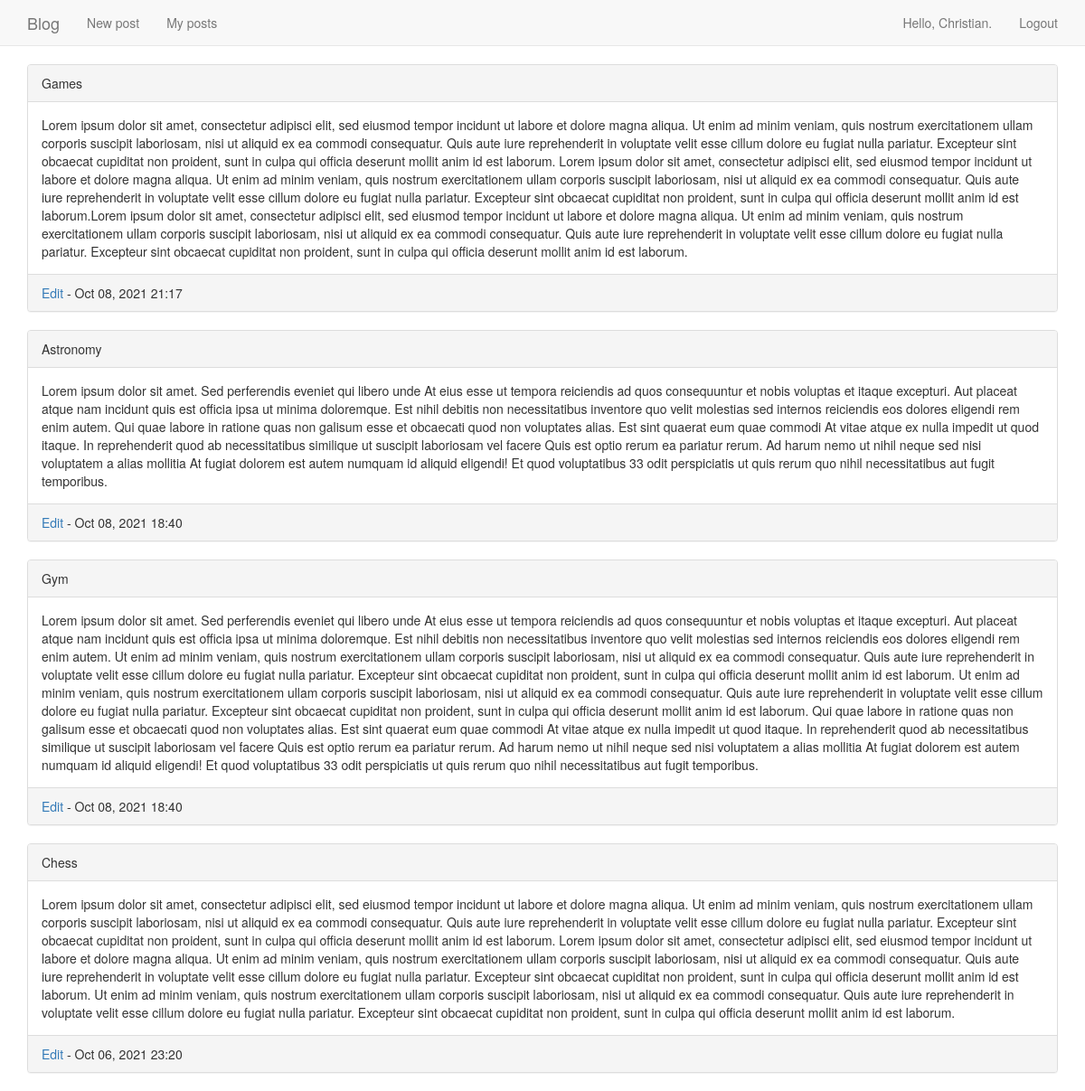
/edit_posts/ (signed in), run on the app's committed database.
### blog_added/models.py (models this page shows, shortened)
class BlogPost(models.Model):
    title = models.CharField(max_length=250)
    text = models.TextField()
    date_added = models.DateTimeField(auto_now_add=True)
    owner = models.ForeignKey(User, on_delete=CASCADE)
    class Meta:
        verbose_name_plural = 'Blog posts'

### blog_added/views.py (the view)
# urls.py: path('edit_posts/', views.edit_posts, name='edit_posts'),
@login_required
def edit_posts(request):
    posts = BlogPost.objects.filter(owner=request.user).order_by('-date_added')
    context = {'posts': posts, 'page_name': 'my posts'}
    return render(request, 'blog_added/edit_posts.html', context)

### templates/blog_added/edit_posts.html
{% extends 'base.html' %}
{% block content %}
{% if posts %}
    {% for post in posts %}
        <div class="panel panel-default">
            <div class="panel-heading">
                {{ post.title }}
            </div>
            <div class="panel-body">
                {{ post.text }}
            </div>
            <div class="panel-footer">
                <a href="{% url 'edit_post' post.id %}">Edit</a> - {{ post.date_added|date:'M d, Y H:i' }}
            </div>
        </div>
    {% endfor %}
{% else %}
    <p>You don't have any post yet! <a href="{% url 'new_post' %}">Create a new post.</a></p>
{% endif %}
{% endblock content %}

### templates/base.html (shortened to what this page needs)
{% load bootstrap3 %}
<!DOCTYPE html>
<html lang="en">
    <head>
        <link href="https://maxcdn.bootstrapcdn.com/bootstrap/3.3.7/css/bootstrap.min.css" rel="stylesheet">
        {% bootstrap_css %}
    </head>
    <body>
        <header>
            <nav class="navbar navbar-default navbar-static-top">
                <div class="container">
                    <div class="navbar-header">
                        <a class="navbar-brand" href="{% url 'index'%}">
                        Blog</a>
                    </div>
                    {% if user.is_authenticated %}
                    <div id="navbar" class="navbar-collapse collapse">
                        <ul class="nav navbar-nav">
                            <li><a href="{% url 'new_post' %}">New post</a></li>
                        </ul>
                        <ul class="nav navbar-nav">
                            <li><a href="{% url 'edit_posts' %}">My posts</a></li>
                        </ul>
                    {% endif %}
                        <ul class="nav navbar-nav navbar-right">
                            {% if user.is_authenticated %}
                                <li><a href="{% url 'edit_posts' %}">Hello, {{ user.username }}.</a></li>
                                <li><a href="{% url 'logout' %}">Logout</a></li>
                            {% else %}
                                <li><a href="{% url 'register' %}">Register</a></li>
                                <li><a href="{% url 'login' %}">Login</a></li>
                            {% endif %}
                        </ul>
                    </div>
                </div>
            </nav>
        </header>
        <main>
            <div class="container">
                    {% block content %}
                    {% endblock content %}
            </div>
        </main>
    </body>
</html>

### data on the page
BlogPost: title "Games", text "Lorem ipsum dolor sit amet, consectetur adipisci elit, sed eiusmod tempor incidunt ut labore et dolore magna aliqua. Ut enim ad minim veniam, quis nostrum exercitationem ullam corporis suscipit laboriosam, nisi ut aliquid ex ea commodi consequatur. Quis aute iure reprehenderit in voluptate velit esse cillum dolore eu fugiat nulla pariatur. Excepteur sint obcaecat cupiditat non proident, sunt in culpa qui officia deserunt mollit anim id est laborum. Lorem ipsum dolor sit amet, consectetur adipisci elit, sed eiusmod tempor incidunt ut labore et dolore magna aliqua. Ut enim ad minim veniam, quis nostrum exercitationem ullam corporis suscipit laboriosam, nisi ut aliquid ex ea commodi…", date_added "Oct 08, 2021 21:17"
BlogPost: title "Astronomy", text "Lorem ipsum dolor sit amet. Sed perferendis eveniet qui libero unde At eius esse ut tempora reiciendis ad quos consequuntur et nobis voluptas et itaque excepturi. Aut placeat atque nam incidunt quis est officia ipsa ut minima doloremque. Est nihil debitis non necessitatibus inventore quo velit molestias sed internos reiciendis eos dolores eligendi rem enim autem. Qui quae labore in ratione quas non galisum esse et obcaecati quod non voluptates alias. Est sint quaerat eum quae commodi At vitae atque ex nulla impedit ut quod itaque. In reprehenderit quod ab necessitatibus similique ut suscipit laboriosam vel facere Quis est optio rerum ea pariatur rerum. Ad harum nemo ut nihil neque sed nisi…", date_added "Oct 08, 2021 18:40"
BlogPost: title "Gym", text "Lorem ipsum dolor sit amet. Sed perferendis eveniet qui libero unde At eius esse ut tempora reiciendis ad quos consequuntur et nobis voluptas et itaque excepturi. Aut placeat atque nam incidunt quis est officia ipsa ut minima doloremque. Est nihil debitis non necessitatibus inventore quo velit molestias sed internos reiciendis eos dolores eligendi rem enim autem. Ut enim ad minim veniam, quis nostrum exercitationem ullam corporis suscipit laboriosam, nisi ut aliquid ex ea commodi consequatur. Quis aute iure reprehenderit in voluptate velit esse cillum dolore eu fugiat nulla pariatur. Excepteur sint obcaecat cupiditat non proident, sunt in culpa qui officia deserunt mollit anim id est…", date_added "Oct 08, 2021 18:40"
BlogPost: title "Chess", text "Lorem ipsum dolor sit amet, consectetur adipisci elit, sed eiusmod tempor incidunt ut labore et dolore magna aliqua. Ut enim ad minim veniam, quis nostrum exercitationem ullam corporis suscipit laboriosam, nisi ut aliquid ex ea commodi consequatur. Quis aute iure reprehenderit in voluptate velit esse cillum dolore eu fugiat nulla pariatur. Excepteur sint obcaecat cupiditat non proident, sunt in culpa qui officia deserunt mollit anim id est laborum. Lorem ipsum dolor sit amet, consectetur adipisci elit, sed eiusmod tempor incidunt ut labore et dolore magna aliqua. Ut enim ad minim veniam, quis nostrum exercitationem ullam corporis suscipit laboriosam, nisi ut aliquid ex ea commodi…", date_added "Oct 06, 2021 23:20"

### other printed values
{{ user.username }} "Christian"
